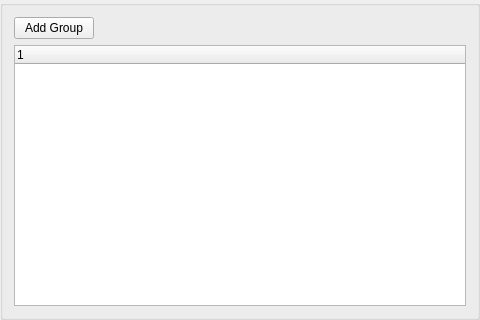
<?xml version="1.0" encoding="UTF-8"?>
<ui version="4.0">
 <class>DecEditorGroupWidget</class>
 <widget class="QGroupBox" name="DecEditorGroupWidget">
  <property name="geometry">
   <rect>
    <x>0</x>
    <y>0</y>
    <width>480</width>
    <height>320</height>
   </rect>
  </property>
  <property name="windowTitle">
   <string/>
  </property>
  <layout class="QVBoxLayout" name="verticalLayout">
   <item>
    <layout class="QHBoxLayout" name="horizontalLayout">
     <item>
      <widget class="QPushButton" name="btnAddGroup">
       <property name="text">
        <string>Add Group</string>
       </property>
      </widget>
     </item>
     <item>
      <spacer name="horizontalSpacer">
       <property name="orientation">
        <enum>Qt::Horizontal</enum>
       </property>
       <property name="sizeHint" stdset="0">
        <size>
         <width>40</width>
         <height>20</height>
        </size>
       </property>
      </spacer>
     </item>
    </layout>
   </item>
   <item>
    <widget class="PinGroupTree" name="treePinGroup">
     <column>
      <property name="text">
       <string notr="true">1</string>
      </property>
     </column>
    </widget>
   </item>
  </layout>
 </widget>
 <customwidgets>
  <customwidget>
   <class>PinGroupTree</class>
   <extends>QTreeWidget</extends>
   <header>ui/PinGroupTree.h</header>
  </customwidget>
 </customwidgets>
 <resources/>
 <connections/>
</ui>
